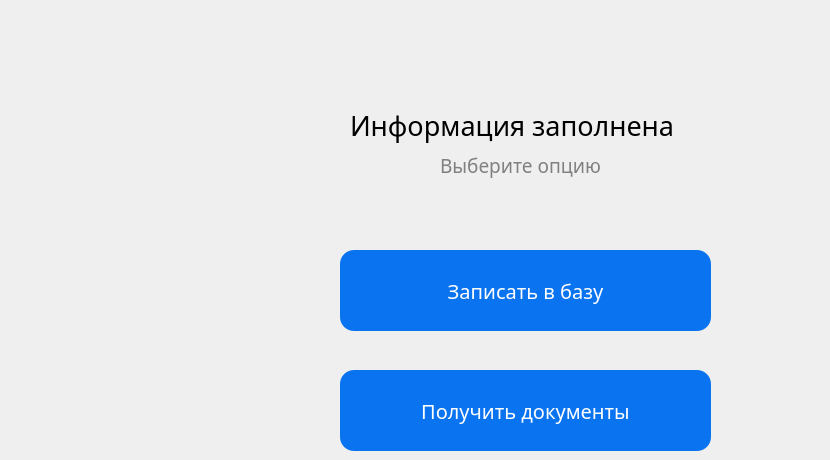
    <widget class="QWidget" name="widget_5">
     <widget class="QLabel" name="label_95">
      <property name="geometry">
       <rect>
        <x>25</x>
        <y>95</y>
        <width>21</width>
        <height>20</height>
       </rect>
      </property>
      <property name="text">
       <string/>
      </property>
      <property name="pixmap">
       <pixmap>icons/check.png</pixmap>
      </property>
      <property name="scaledContents">
       <bool>true</bool>
      </property>
     </widget>
     <widget class="QLabel" name="label_96">
      <property name="geometry">
       <rect>
        <x>25</x>
        <y>135</y>
        <width>21</width>
        <height>20</height>
       </rect>
      </property>
      <property name="text">
       <string/>
      </property>
      <property name="pixmap">
       <pixmap>icons/check.png</pixmap>
      </property>
      <property name="scaledContents">
       <bool>true</bool>
      </property>
     </widget>
     <widget class="QLabel" name="label_97">
      <property name="geometry">
       <rect>
        <x>240</x>
        <y>40</y>
        <width>581</width>
        <height>55</height>
       </rect>
      </property>
      <property name="text">
       <string/>
      </property>
      <property name="pixmap">
       <pixmap>icons/Finish.PNG</pixmap>
      </property>
      <property name="scaledContents">
       <bool>true</bool>
      </property>
     </widget>
     <widget class="QLabel" name="label_98">
      <property name="geometry">
       <rect>
        <x>350</x>
        <y>100</y>
        <width>361</width>
        <height>51</height>
       </rect>
      </property>
      <property name="font">
       <font>
        <family>Comfortaa</family>
        <pointsize>20</pointsize>
        <bold>false</bold>
       </font>
      </property>
      <property name="styleSheet">
       <string notr="true">background-color: none;
</string>
      </property>
      <property name="text">
       <string>Информация заполнена</string>
      </property>
     </widget>
     <widget class="QLabel" name="label_99">
      <property name="geometry">
       <rect>
        <x>440</x>
        <y>140</y>
        <width>191</width>
        <height>51</height>
       </rect>
      </property>
      <property name="font">
       <font>
        <family>Comfortaa</family>
        <pointsize>14</pointsize>
        <bold>false</bold>
       </font>
      </property>
      <property name="styleSheet">
       <string notr="true">background-color: none;
color: grey;</string>
      </property>
      <property name="text">
       <string>Выберите опцию</string>
      </property>
     </widget>
     <widget class="QPushButton" name="pushButton_18">
      <property name="geometry">
       <rect>
        <x>340</x>
        <y>250</y>
        <width>371</width>
        <height>81</height>
       </rect>
      </property>
      <property name="font">
       <font>
        <family>Comfortaa</family>
        <pointsize>15</pointsize>
       </font>
      </property>
      <property name="styleSheet">
       <string notr="true">QPushButton {
background-color: #0A74F0;
color: white; 
border-radius: 14px;

}

QPushButton:hover {
background-color: #0559F0;
}

QPushButton:pressed {
background-color: #0559F0;
}</string>
      </property>
      <property name="text">
       <string>Записать в базу</string>
      </property>
     </widget>
     <widget class="QPushButton" name="pushButton_19">
      <property name="geometry">
       <rect>
        <x>340</x>
        <y>370</y>
        <width>371</width>
        <height>81</height>
       </rect>
      </property>
      <property name="font">
       <font>
        <family>Comfortaa</family>
        <pointsize>15</pointsize>
       </font>
      </property>
      <property name="styleSheet">
       <string notr="true">QPushButton {
background-color: #0A74F0;
color: white; 
border-radius: 14px;

}

QPushButton:hover {
background-color: #0559F0;
}

QPushButton:pressed {
background-color: #0559F0;
}</string>
      </property>
      <property name="text">
       <string>Получить документы</string>
      </property>
     </widget>
    </widget>
